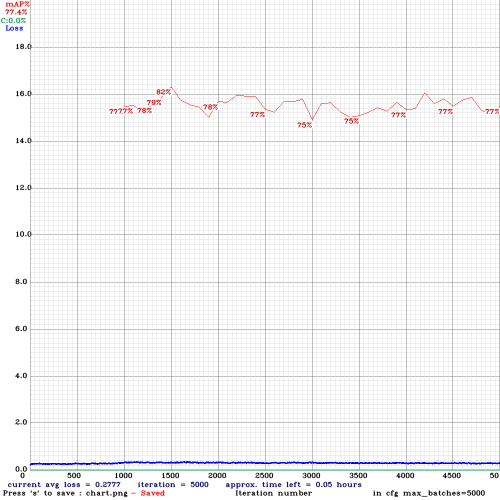
#> input picture custom-data/chart.png, 1000 x 1000 px (shown at 1/2 size); its folder holds only this picture in this run
$ jupyter execute --allow-errors QuangHuy_YOLOv4Tiny_Training_Animals.ipynb   (shell and % lines are left out)
#> lines starting #> are read from the running program, lines starting #| are printed output that depends on the picture
<a href="https://colab.research.google.com/github/qhuy4119/yolo-demo/blob/main/QuangHuy_YOLOv4Tiny_Training_Animals.ipynb" target="_parent"></a>

# Step 1: Cloning and Building Darknet

[cell 1]
# clone darknet repo

[cell 2]
# change makefile to have GPU and OPENCV enabled
%cd darknet

[cell 3]
# verify CUDA

[cell 4]
# make darknet (builds darknet so that you can then use the darknet executable file to run or train object detectors)

# Step 2: Download pre-trained YOLOv4-tiny weights
YOLOv4 has been trained already on the coco dataset which has 80 classes that it can predict. We will grab these pretrained weights so that we can run YOLOv4 on these pretrained classes and get detections.

# Step 3: Define Helper Functions

These three functions are helper functions that will allow you to show the image in your Colab Notebook after running your detections, as well as upload and download images to and from your Cloud VM.

[cell 5]
# define helper functions
def imShow(path):
  import cv2
  import matplotlib.pyplot as plt
  %matplotlib inline

  image = cv2.imread(path)
  height, width = image.shape[:2]
  resized_image = cv2.resize(image,(3*width, 3*height), interpolation = cv2.INTER_CUBIC)

  fig = plt.gcf()
  fig.set_size_inches(18, 10)
  plt.axis("off")
  plt.imshow(cv2.cvtColor(resized_image, cv2.COLOR_BGR2RGB))
  plt.show()

# Step 4: Run Your Detections with Darknet and YOLOv4!

[cell 6]
# run darknet detection on test images

#> (a cell that did not finish here is left out)

#> (a cell that did not finish here is left out)

#Steps 5: Mount Google Drive

[cell 9]
%cd ..
from google.colab import drive
#> (the rest of this cell did not finish here and is left out)

[cell 10]
# this creates a symbolic link so that now the path /content/gdrive/MyDrive/ is equal to /mydrive

# Step 4: Download pre-trained weights for the convolutional layers and prepare config files
This step downloads the weights for the convolutional layers of the YOLOv4 network. Then we prepare all the config files that darknet requires

[cell 11]
# get pretrained weights and custom training images
%cd /content/darknet

[cell 12]
# get config preparation python scripts
%cd /content

[cell 13]
# generate darknet training config from images and labels
%cd /content/darknet/data/custom-data

# Step 5: Train Your Custom Object Detector!
```
!./darknet detector train <path to obj.data> <path to custom config> yolov4.conv.137 -dont_show -map
```
**TIP:** This training could take several hours depending on how many iterations you chose in the .cfg file. You will want to let this run as you sleep or go to work for the day, etc. However, Colab Cloud Service kicks you off it's VMs if you are idle for too long (30-90 mins).

To avoid this hold (CTRL + SHIFT + i) at the same time to open up the inspector view on your browser.

Paste the following code into your console window and hit **Enter**
```
function ClickConnect(){
console.log("Working");
document
  .querySelector('#top-toolbar > colab-connect-button')
  .shadowRoot.querySelector('#connect')
  .click()
}
interval = setInterval(ClickConnect,60000)
```
Looks like this, it will click the screen every 10 minutes so that you don't get kicked off for being idle! HACKS!

[cell 14]
# Save different experiment results into different folders
%cd /mydrive/yolov4-tiny/
import os, shutil, glob, subprocess
from datetime import datetime, timedelta, timezone

# Set folderName as current datetime of UTC+7
folderName = datetime.today().astimezone(timezone(timedelta(hours=7))).strftime("%Y-%m-%d-%H:%M:%S")
os.environ["folderName"] = folderName
os.mkdir(folderName)
# Change the backup dir in obj.data to the dir of current exeriment
# -> weights from darknet will be automatically saved to the current experiment's dir
# Save config so we can differentiate among experiments
for file in glob.glob("/content/darknet/data/custom-data/*obj*") + glob.glob("/content/darknet/data/custom-data/*.txt"):
  shutil.copy(file, folderName)

# Start training
%cd /content/darknet/
#!./darknet detector train data/custom-data/obj.data data/custom-data/yolov4-tiny-obj.cfg /mydrive/yolov4-tiny/2021-06-30-19:26:10/yolov4-tiny-obj_final.weights -clear -dont_show -map | tee running.log

[cell 15]
shutil.copy("chart.png", "/mydrive/yolov4-tiny/%s" % folderName)

After training, you can observe a chart of how your model did throughout the training process by running the below command. It shows a chart of your average loss vs. iterations. For your model to be 'accurate' you should aim for a loss under 2.

[cell 16]
# show chart.png of how custom object detector did with training
imShow('chart.png')
#> call 2 of imShow, with path = 'chart.png'
#> in imShow, image is the input picture: shape (1000, 1000, 3); mean B, G, R 245.4, 244.4, 244.8
#> in imShow (call 2), `plt.show()`:
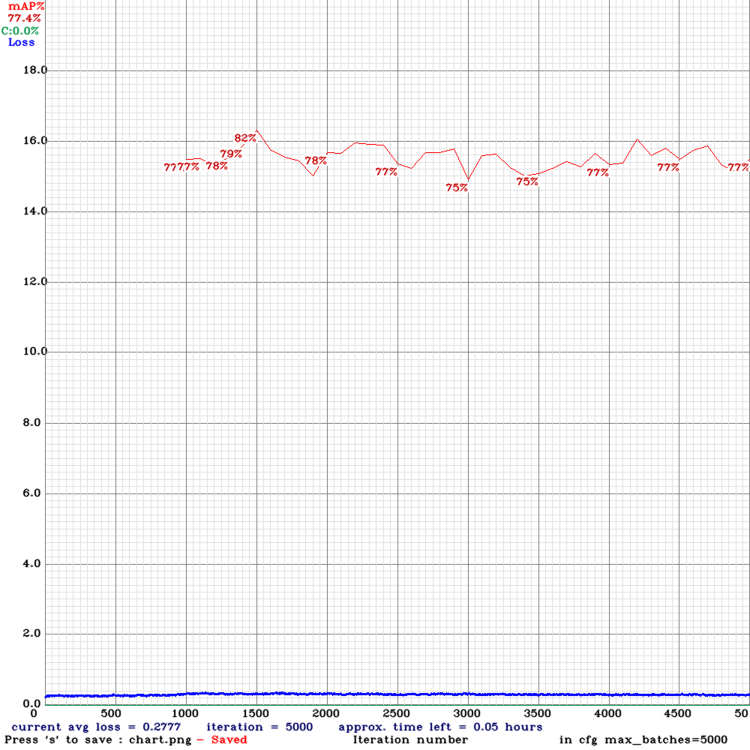
#> shown: shape (3000, 3000, 3) (shown at 1/4 size); mean R, G, B 244.1, 243.7, 244.6

Here is what the chart.png should look like after an uninterrupted training! If you stop training or it crashes during training your chart will look like the above one but don't worry you can still check accuracy of your model in the next steps.

**TRICK**: If for some reason you get an error or your Colab goes idle during training, you have not lost your partially trained model and weights! Every 100 iterations a weights file called **yolov4-obj_last.weights** is saved to **mydrive/yolov4/backup/** folder (wherever your backup folder is). This is why we created this folder in our Google drive and not on the cloud VM. If your runtime crashes and your backup folder was in your cloud VM you would lose your weights and your training progress.

We can kick off training from our last saved weights file so that we don't have to restart! WOOHOO! Just run the following command but with your backup location.
```
!./darknet detector train data/obj.data cfg/yolov4-obj.cfg /mydrive/yolov4/backup/yolov4-obj_last.weights -dont_show
```

[cell 17]
# kick off training from where it last saved

# Step 6: Checking the Mean Average Precision (mAP) of Your Model
If you didn't run the training with the '-map- flag added then you can still find out the mAP of your model after training. Run the following command on any of the saved weights from the training to see the mAP value for that specific weight's file. I would suggest to run it on multiple of the saved weights to compare and find the weights with the highest mAP as that is the most accurate one!

**NOTE:** If you think your final weights file has overfitted then it is important to run these mAP commands to see if one of the previously saved weights is a more accurate model for your classes.

# Step 7: Run Your Custom Object Detector!!!
You have done it! You now have a custom object detector to make your very own detections. Time to test it out and have some fun!

[cell 18]
# need to set our custom cfg to test mode
%cd cfg
%cd ..

#> (a cell that did not finish here is left out)
